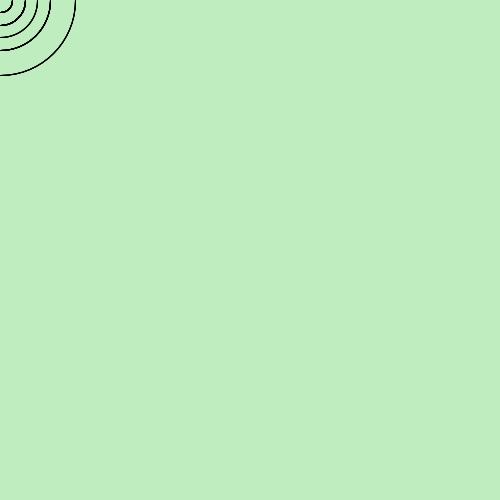
Frame 1 (no input)
Frame 60 (the mouse pressed at the canvas centre just before this capture): identical to frame 1, image omitted
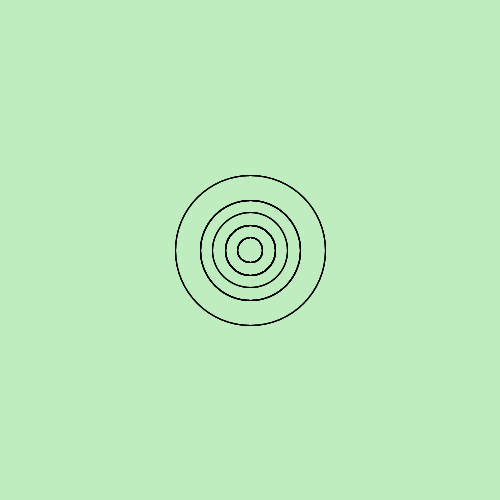
Frame 120 (the mouse held since frame 60 and released just before this capture)

The Processing sketch that drew these frames (run headless with seeded random() and noise(); from frame 60 on, the mouse is pressed at the canvas centre):

// Processing sketch: processing_40619
// ── processing_40619.pde


int totalpoints = 20;
int [] x= new int [totalpoints];
int [] y = new int [totalpoints];


void setup () {
  size (500,500);
  smooth();
  frameRate(10);

  
  
  
}

void draw () {
  background (#C0EDBF); 
  
 
//shift everything down by one 
  for (int i = x.length-1; i >0; i--) {
   x[i] = x [i-1];
  y [i] = y [i-1];
   
  }
  
  x[0]= mouseX; 
  y[0]= mouseY; 
  
  for (int i=x.length-1; i > 0; i --) {
    fill(#A8DAF5-i, #C2ECED);
  
  for (int j=0; j < i; j +=5) {
  ellipse (x[i], y [i], 5*j, 5*j);
  ellipse (x[i], y [i], 10*j, 10*j);
  }
  }  


}
